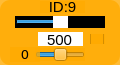
    <widget class="QWidget" name="widget_id9" native="true">
     <property name="geometry">
      <rect>
       <x>710</x>
       <y>460</y>
       <width>120</width>
       <height>65</height>
      </rect>
     </property>
     <property name="maximumSize">
      <size>
       <width>16777161</width>
       <height>16777215</height>
      </size>
     </property>
     <property name="styleSheet">
      <string notr="true">background-color: rgb(255, 170, 0, 200);
border-radius:10px;</string>
     </property>
     <widget class="QLabel" name="label_ID9">
      <property name="geometry">
       <rect>
        <x>40</x>
        <y>1</y>
        <width>45</width>
        <height>12</height>
       </rect>
      </property>
      <property name="minimumSize">
       <size>
        <width>0</width>
        <height>10</height>
       </size>
      </property>
      <property name="font">
       <font>
        <family>Arial</family>
        <pointsize>11</pointsize>
       </font>
      </property>
      <property name="styleSheet">
       <string notr="true">background-color: rgb(255, 255, 255， 0);
border-radius:0px;</string>
      </property>
      <property name="text">
       <string>ID:9</string>
      </property>
      <property name="alignment">
       <set>Qt::AlignCenter</set>
      </property>
     </widget>
     <widget class="QSlider" name="horizontalSlider_pulse_id9">
      <property name="geometry">
       <rect>
        <x>15</x>
        <y>16</y>
        <width>90</width>
        <height>12</height>
       </rect>
      </property>
      <property name="autoFillBackground">
       <bool>false</bool>
      </property>
      <property name="styleSheet">
       <string notr="true">QSlider{
	background: rgb(0, 0, 0);
	border-radius:0px;
}
QSlider::handle {/*设置中间的那个滑动的键*/                           background: rgb(255, 255, 255)}</string>
      </property>
      <property name="minimum">
       <number>0</number>
      </property>
      <property name="maximum">
       <number>1000</number>
      </property>
      <property name="pageStep">
       <number>1</number>
      </property>
      <property name="value">
       <number>500</number>
      </property>
      <property name="orientation">
       <enum>Qt::Horizontal</enum>
      </property>
     </widget>
     <widget class="QSlider" name="horizontalSlider_dev_id9">
      <property name="geometry">
       <rect>
        <x>35</x>
        <y>48</y>
        <width>50</width>
        <height>13</height>
       </rect>
      </property>
      <property name="styleSheet">
       <string notr="true">background-color: rgb(255, 255, 255， 0);</string>
      </property>
      <property name="minimum">
       <number>-125</number>
      </property>
      <property name="maximum">
       <number>125</number>
      </property>
      <property name="pageStep">
       <number>1</number>
      </property>
      <property name="orientation">
       <enum>Qt::Horizontal</enum>
      </property>
     </widget>
     <widget class="QLabel" name="label_id9">
      <property name="geometry">
       <rect>
        <x>10</x>
        <y>47</y>
        <width>30</width>
        <height>15</height>
       </rect>
      </property>
      <property name="minimumSize">
       <size>
        <width>0</width>
        <height>10</height>
       </size>
      </property>
      <property name="font">
       <font>
        <family>DejaVu Sans</family>
        <pointsize>10</pointsize>
       </font>
      </property>
      <property name="styleSheet">
       <string notr="true">background-color: rgb(255, 255, 255， 0);</string>
      </property>
      <property name="text">
       <string>0</string>
      </property>
      <property name="alignment">
       <set>Qt::AlignCenter</set>
      </property>
     </widget>
     <widget class="QLineEdit" name="lineEdit_id9">
      <property name="geometry">
       <rect>
        <x>38</x>
        <y>32</y>
        <width>45</width>
        <height>14</height>
       </rect>
      </property>
      <property name="sizePolicy">
       <sizepolicy hsizetype="Fixed" vsizetype="Fixed">
        <horstretch>0</horstretch>
        <verstretch>0</verstretch>
       </sizepolicy>
      </property>
      <property name="font">
       <font>
        <family>Arial</family>
        <pointsize>11</pointsize>
       </font>
      </property>
      <property name="autoFillBackground">
       <bool>false</bool>
      </property>
      <property name="styleSheet">
       <string notr="true">background-color: rgb(255, 255, 255);
border-radius:0px;</string>
      </property>
      <property name="text">
       <string>500</string>
      </property>
      <property name="maxLength">
       <number>1000</number>
      </property>
      <property name="alignment">
       <set>Qt::AlignCenter</set>
      </property>
      <property name="dragEnabled">
       <bool>false</bool>
      </property>
      <property name="readOnly">
       <bool>false</bool>
      </property>
     </widget>
     <widget class="QCheckBox" name="checkBox_id9">
      <property name="geometry">
       <rect>
        <x>90</x>
        <y>34</y>
        <width>15</width>
        <height>10</height>
       </rect>
      </property>
      <property name="text">
       <string/>
      </property>
     </widget>
    </widget>
